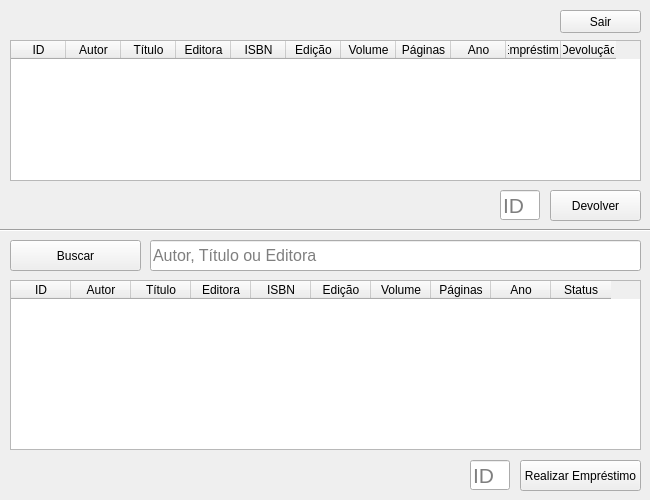
<?xml version="1.0" encoding="UTF-8"?>
<ui version="4.0">
 <class>Principal</class>
 <widget class="QWidget" name="Principal">
  <property name="geometry">
   <rect>
    <x>0</x>
    <y>0</y>
    <width>650</width>
    <height>500</height>
   </rect>
  </property>
  <property name="minimumSize">
   <size>
    <width>650</width>
    <height>500</height>
   </size>
  </property>
  <property name="maximumSize">
   <size>
    <width>650</width>
    <height>500</height>
   </size>
  </property>
  <property name="windowTitle">
   <string>Principal</string>
  </property>
  <widget class="QLineEdit" name="caixa_buscar">
   <property name="geometry">
    <rect>
     <x>150</x>
     <y>240</y>
     <width>491</width>
     <height>31</height>
    </rect>
   </property>
   <property name="font">
    <font>
     <pointsize>12</pointsize>
    </font>
   </property>
   <property name="placeholderText">
    <string>Autor, Título ou Editora</string>
   </property>
  </widget>
  <widget class="QPushButton" name="botao_buscar">
   <property name="geometry">
    <rect>
     <x>10</x>
     <y>240</y>
     <width>131</width>
     <height>31</height>
    </rect>
   </property>
   <property name="text">
    <string>Buscar</string>
   </property>
  </widget>
  <widget class="QPushButton" name="botao_emprestimo">
   <property name="geometry">
    <rect>
     <x>520</x>
     <y>460</y>
     <width>121</width>
     <height>31</height>
    </rect>
   </property>
   <property name="text">
    <string>Realizar Empréstimo</string>
   </property>
  </widget>
  <widget class="QTableWidget" name="tabela_livros">
   <property name="geometry">
    <rect>
     <x>10</x>
     <y>280</y>
     <width>631</width>
     <height>170</height>
    </rect>
   </property>
   <property name="columnCount">
    <number>10</number>
   </property>
   <attribute name="horizontalHeaderMinimumSectionSize">
    <number>30</number>
   </attribute>
   <attribute name="horizontalHeaderDefaultSectionSize">
    <number>60</number>
   </attribute>
   <column>
    <property name="text">
     <string>ID</string>
    </property>
   </column>
   <column>
    <property name="text">
     <string>Autor</string>
    </property>
   </column>
   <column>
    <property name="text">
     <string>Título</string>
    </property>
   </column>
   <column>
    <property name="text">
     <string>Editora</string>
    </property>
   </column>
   <column>
    <property name="text">
     <string>ISBN</string>
    </property>
   </column>
   <column>
    <property name="text">
     <string>Edição</string>
    </property>
   </column>
   <column>
    <property name="text">
     <string>Volume</string>
    </property>
   </column>
   <column>
    <property name="text">
     <string>Páginas</string>
    </property>
   </column>
   <column>
    <property name="text">
     <string>Ano</string>
    </property>
   </column>
   <column>
    <property name="text">
     <string>Status</string>
    </property>
   </column>
  </widget>
  <widget class="QTableWidget" name="tabela_emprestimos">
   <property name="geometry">
    <rect>
     <x>10</x>
     <y>40</y>
     <width>631</width>
     <height>141</height>
    </rect>
   </property>
   <property name="columnCount">
    <number>11</number>
   </property>
   <attribute name="horizontalHeaderMinimumSectionSize">
    <number>30</number>
   </attribute>
   <attribute name="horizontalHeaderDefaultSectionSize">
    <number>55</number>
   </attribute>
   <column>
    <property name="text">
     <string>ID</string>
    </property>
   </column>
   <column>
    <property name="text">
     <string>Autor</string>
    </property>
   </column>
   <column>
    <property name="text">
     <string>Título</string>
    </property>
   </column>
   <column>
    <property name="text">
     <string>Editora</string>
    </property>
   </column>
   <column>
    <property name="text">
     <string>ISBN</string>
    </property>
   </column>
   <column>
    <property name="text">
     <string>Edição</string>
    </property>
   </column>
   <column>
    <property name="text">
     <string>Volume</string>
    </property>
   </column>
   <column>
    <property name="text">
     <string>Páginas</string>
    </property>
   </column>
   <column>
    <property name="text">
     <string>Ano</string>
    </property>
   </column>
   <column>
    <property name="text">
     <string>Empréstimo</string>
    </property>
   </column>
   <column>
    <property name="text">
     <string>Devolução</string>
    </property>
   </column>
  </widget>
  <widget class="QPushButton" name="botao_devolver">
   <property name="geometry">
    <rect>
     <x>550</x>
     <y>190</y>
     <width>91</width>
     <height>31</height>
    </rect>
   </property>
   <property name="text">
    <string>Devolver</string>
   </property>
  </widget>
  <widget class="Line" name="linha_divisoria">
   <property name="geometry">
    <rect>
     <x>0</x>
     <y>220</y>
     <width>651</width>
     <height>20</height>
    </rect>
   </property>
   <property name="orientation">
    <enum>Qt::Horizontal</enum>
   </property>
  </widget>
  <widget class="QPushButton" name="botao_sair">
   <property name="geometry">
    <rect>
     <x>560</x>
     <y>10</y>
     <width>81</width>
     <height>23</height>
    </rect>
   </property>
   <property name="text">
    <string>Sair</string>
   </property>
  </widget>
  <widget class="QLineEdit" name="lineEdit">
   <property name="geometry">
    <rect>
     <x>470</x>
     <y>460</y>
     <width>40</width>
     <height>30</height>
    </rect>
   </property>
   <property name="font">
    <font>
     <pointsize>16</pointsize>
    </font>
   </property>
   <property name="placeholderText">
    <string>ID</string>
   </property>
  </widget>
  <widget class="QLineEdit" name="lineEdit_2">
   <property name="geometry">
    <rect>
     <x>500</x>
     <y>190</y>
     <width>40</width>
     <height>30</height>
    </rect>
   </property>
   <property name="font">
    <font>
     <pointsize>16</pointsize>
    </font>
   </property>
   <property name="placeholderText">
    <string>ID</string>
   </property>
  </widget>
 </widget>
 <resources/>
 <connections/>
</ui>
